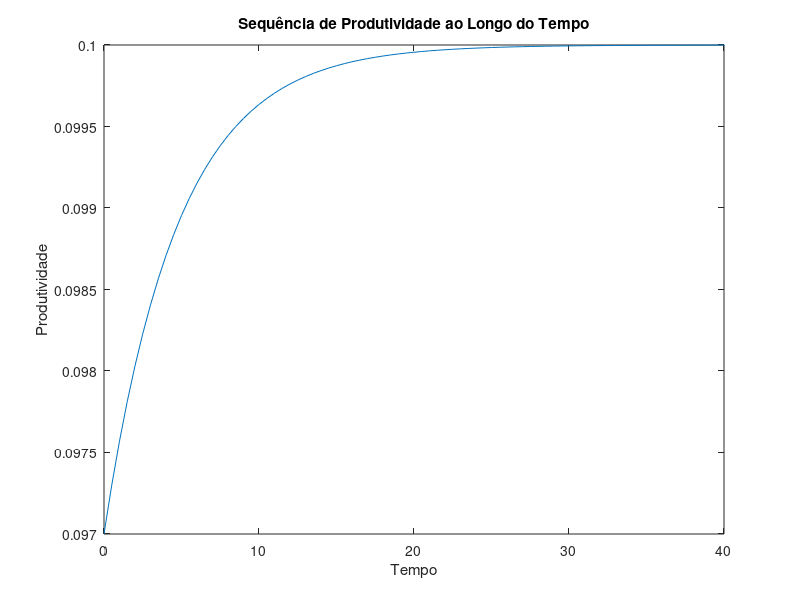

Write MATLAB code to recreate this figure. (Note: this script raises an error after producing the figure.)
% Limpeza do ambiente
clear all; clc; close all;

% Parâmetros do Modelo
ga = 2;              % Coeficiente de aversão ao risco
rho = 0.05;          % Taxa de impaciência intertemporal
d = 0.05;            % Taxa de depreciação do capital
al = 1/3;            % Participação do capital na produção
Aprod = 0.1;         % Nível inicial de produtividade total dos fatores
z1 = 1;              % Estado de produtividade 1
z2 = 2*z1;           % Estado de produtividade 2
z = [z1, z2];        % Vetor de estados de produtividade
la1 = 1/3;           % Probabilidade do estado de produtividade 1
la2 = 1/3;           % Probabilidade do estado de produtividade 2
la = [la1, la2];      % Vetor de probabilidades
z_ave = (z1*la2 + z2*la1)/(la1 + la2);  % Média ponderada dos estados de produtividade
% Adicione as taxas de imposto heterogêneas para cada estado de produtividade
tax_rates = [0.1, 0.2];
tau_z1 = tax_rates(1);
tau_z2 = tax_rates(2);

% Parâmetros Temporais e de Discretização
T = 200;             % Tempo total
N = 400;             % Número de intervalos de tempo
dt = T/N;            % Passo de tempo
time = (0:N-1)*dt;    % Vetor de tempo
max_price_it = 300;   % Número máximo de iterações para encontrar preços de equilíbrio
convergence_criterion = 10^(-5);  % Critério de convergência para a transição dinâmica
relax = 0.1;          % Parâmetro de relaxamento

% Construção da Sequência de Produtividade (Processo de Poisson)
corr = 0.8;          % Correlação entre os estados
nu = 1 - corr;       % Parâmetro relacionado à construção do processo estocástico
Aprod_t = zeros(N,1); % Sequência de produtividade ao longo do tempo
Aprod_t(1) = 0.97*Aprod;
for n = 1:N-1
    Aprod_t(n+1) = dt*nu*(Aprod - Aprod_t(n)) + Aprod_t(n);
end

% Plot da Sequência de Produtividade ao Longo do Tempo
plot(time, Aprod_t)
xlim([0 40])
xlabel('Tempo')
ylabel('Produtividade')
title('Sequência de Produtividade ao Longo do Tempo')

% Parâmetros para a Grade de Capital
I = 1000;            % Número de pontos na grade de acumulação de capital
amin = -0.8;         % Valor mínimo para o capital
amax = 20;           % Valor máximo para o capital
a = linspace(amin, amax, I)'; % Vetor de capital
da = (amax - amin)/(I-1);      % Incremento na grade de capital
aa = [a, a];        % Vetor de capital repetido para cada estado de produtividade
zz = ones(I, 1)*z;   % Vetor de estados de produtividade repetido para cada ponto na grade

% Inicialização de Variáveis para a Iteração da Função Valor
maxit = 100;           % Número máximo de iterações
crit = 10^(-5);        % Critério de convergência para a função valor
Delta = 1000;          % Parâmetro para iteração da função valor
dVf = zeros(I, 2);     % Forward differences da função valor
dVb = zeros(I, 2);     % Backward differences da função valor
c = zeros(I, 2);       % Consumo
Aswitch = [-speye(I)*la(1), speye(I)*la(1); speye(I)*la(2), -speye(I)*la(2)]; % Matriz de transição entre estados de produtividade

% Parâmetros para Encontrar o Equilíbrio Estacionário
Ir = 40;               % Número de iterações para encontrar o equilíbrio estacionário
crit_S = 10^(-5);      % Critério de convergência para a oferta e demanda de capital
rmax = 0.049;          % Taxa de juros máxima
r = 0.04;              % Taxa de juros inicial
w = 0.05;              % Salário inicial

% Inicialização das Condições Iniciais da Função Valor
v0(:, 1) = (w*z(1) + r*a).^(1-ga)/(1-ga)/rho;
v0(:, 2) = (w*z(2) + r*a).^(1-ga)/(1-ga)/rho;

r0 = 0.03;             % Taxa de juros inicial (usado para verificação de convergência)
rmin = 0.01;           % Taxa de juros mínima
rmax = 0.99*rho;       % Taxa de juros máxima (usado para verificação de convergência)


%%%%%%%%%%%%%%%%
% STEADY STATE %
%%%%%%%%%%%%%%%%

% Iteração para encontrar o equilíbrio estacionário
for ir = 1:Ir
    r_r(ir) = r;
    rmin_r(ir) = rmin;
    rmax_r(ir) = rmax;

    % Cálculo do capital demandado e salário
    KD(ir) = (al*Aprod/(r + d))^(1/(1-al))*z_ave;
    w = (1-al)*Aprod*KD(ir).^al*z_ave^(-al);

    % Inicialização da função valor se ir > 1
    if ir > 1
        v0 = V_r(:, :, ir-1);
    end

    v = v0;

    % Iteração da função valor
    for n = 1:maxit
        V = v;
        V_n(:, :, n) = V;

        % Forward difference
        dVf(1:I-1, :) = (V(2:I, :) - V(1:I-1, :))/da;
        dVf(I, :) = (w*z + r*amax).^(-ga);

        % Backward difference
        dVb(2:I, :) = (V(2:I, :) - V(1:I-1, :))/da;
        dVb(1, :) = (w*z + r*amin).^(-ga);



        % % Consumo e poupança com forward difference
        % cf = dVf.^(-1/ga);
        % ssf = w*zz + r*aa - cf;
        % 
        % % Consumo e poupança com backward difference
        % cb = dVb.^(-1/ga);
        % ssb = w*zz + r*aa - cb;
        %
        % % Consumo e derivada da função valor no estado estacionário
        % c0 = w*zz + r*aa;
        % dV0 = c0.^(-ga);
        % 
        % % Escolha do método de diferenças baseado no sinal do drift
        % If = ssf > 0; % Forward difference
        % Ib = ssb < 0; % Backward difference
        % I0 = (1 - If - Ib); % Estado estacionário
        % 
        % % Diferenças baseadas no método upwind
        % dV_Upwind = dVf.*If + dVb.*Ib + dV0.*I0;
        % c = dV_Upwind.^(-1/ga);
        % u = c.^(1-ga)/(1-ga);

        % Consumo e poupança com forward difference (estado de produtividade z1)
        cf_z1 = (1 - tau_z1)*dVf(:,1).^(-1/ga);
        cb_z1 = (1 - tau_z1)*dVb(:,1).^(-1/ga);
    
        ssf_z1 = w*z(1) + r*aa - cf_z1;
        ssb_z1 = w*z(1) + r*aa - cb_z1;

        % Consumo e poupança com backward difference (estado de produtividade z1)
        cf_z2 = (1 - tau_z2)*dVf(:,2).^(-1/ga);
        cb_z2 = (1 - tau_z2)*dVb(:,2).^(-1/ga);
    
        ssf_z2 = w*z(2) + r*aa - cf_z2;
        ssb_z2 = w*z(2) + r*aa - cb_z2;

        % Consumo e derivada da função valor no estado estacionário (estado de produtividade z1)
        c0_z1 = w*z(1) + r*aa;
        dV0_z1 = c0_z1.^(-ga);
        
        % Consumo e derivada da função valor no estado estacionário (estado de produtividade z2)
        c0_z2 = w*z(2) + r*aa;
        dV0_z2 = c0_z2.^(-ga);
    
        % Escolha do método de diferenças baseado no sinal do drift (estado de produtividade z1)
        If_z1 = ssf_z1 > tau_z1; % Forward difference
        Ib_z1 = ssb_z1 < tau_z1; % Backward difference
        I0_z1 = (1 - If_z1 - Ib_z1); % Estado estacionário
    
        % Diferenças baseadas no método upwind (estado de produtividade z1)
        dV_Upwind_z1 = dVf.*If_z1 + dVb.*Ib_z1 + dV0_z1.*I0_z1;
        c_z1 = (dV_Upwind_z1 - tau_z1*w*z(1)).^(-1/ga);
        u_z1 = c_z1.^(1-ga)/(1-ga);
    
        % Escolha do método de diferenças baseado no sinal do drift (estado de produtividade z2)
        If_z2 = ssf_z2 > tau_z2; % Forward difference
        Ib_z2 = ssb_z2 < tau_z2; % Backward difference
        I0_z2 = (1 - If_z2 - Ib_z2); % Estado estacionário
    
        % Diferenças baseadas no método upwind (estado de produtividade z2)
        dV_Upwind_z2 = dVf.*If_z2 + dVb.*Ib_z2 + dV0_z2.*I0_z2;
        c_z2 = (dV_Upwind_z2 - tau_z2*w*z(2)).^(-1/ga);
        u_z2 = c_z2.^(1-ga)/(1-ga);

        % Construção da matriz para z1
        X_z1 = -min(ssb_z1, 0)/da;
        Y_z1 = -max(ssf_z1, 0)/da + min(ssb_z1, 0)/da;
        Z_z1 = max(ssf_z1, 0)/da;
        
        %A1_z1 = spdiags(Y_z1, 0, I, I) + spdiags(X_z1(2:I), -1, I, I) + spdiags([0; Z_z1(1:I-1)], 1, I, I);
        A1_z1 = spdiags([Y_z1, X_z1, Z_z1], [0, -1, 1], I, I);
        
        
        % Construção da matriz para z2
        X_z2 = -min(ssb_z2, 0)/da;
        Y_z2 = -max(ssf_z2, 0)/da + min(ssb_z2, 0)/da;
        Z_z2 = max(ssf_z2, 0)/da;
        
        %A2_z2 = spdiags(Y_z2, 0, I, I) + spdiags(X_z2(2:I), -1, I, I) + spdiags([0; Z_z2(1:I-1)], 1, I, I);
        A2_z2 = spdiags([Y_z2, X_z2, Z_z2], [0, -1, 1], I, I);
        
        % Montagem da matriz A
        A = [A1_z1, sparse(I, I); sparse(I, I), A2_z2] + Aswitch;
        
        % Verificação da matriz de transição
        if max(abs(sum(A, 2))) > 10^(-9)
            disp('Improper Transition Matrix')
            break
        end
        
        % Construção da matriz do sistema
        B = (1/Delta + rho)*speye(2*I) - A;
        
        u_stacked = [u_z1; u_z2];
        V_stacked = [V(:, 1); V(:, 2)];
        
        b = u_stacked + V_stacked/Delta;
        V_stacked = B\b; % Solução do sistema de equações
        
        V = [V_stacked(1:I), V_stacked(I+1:2*I)];
        
        % Verificação da convergência
        Vchange = V - v;
        v = V;
        
        dist(n) = max(max(abs(Vchange)));
        
        if dist(n) < crit
            disp('Função Valor Convergida, Iteração = ')
            disp(n)
            break
        end
    end
    toc;

    % Construção da matriz transposta de A para a equação de Fokker-Planck
    AT = A';
    b = zeros(2*I, 1);

    % Necessário fixar um valor para evitar matriz singular
    i_fix = 1;
    b(i_fix) = 0.1;
    row = [zeros(1, i_fix-1), 1, zeros(1, 2*I-i_fix)];
    AT(i_fix, :) = row;

    % Resolução do sistema linear
    gg = AT\b;
    g_sum = gg'*ones(2*I, 1)*da;
    gg = gg./g_sum;

    g = [gg(1:I), gg(I+1:2*I)];

    % Verificação de algumas propriedades da distribuição
    check1 = g(:, 1)'*ones(I, 1)*da;
    check2 = g(:, 2)'*ones(I, 1)*da;

    g_r(:, :, ir) = g;
    adot(:, :, ir) = w*zz + r*aa - c;
    V_r(:, :, ir) = V;

    KS(ir) = g(:,1)'*a*da + g(:,2)'*a*da;
    S(ir) = KS(ir) - KD(ir);

    % Atualização da taxa de juros
    if S(ir) > crit_S
        disp('Excesso de Oferta')
        rmax = r;
        r = 0.5*(r + rmin);
    elseif S(ir) < -crit_S
        disp('Excesso de Demanda')
        rmin = r;
        r = 0.5*(r + rmax);
    elseif abs(S(ir)) < crit_S
        disp('Equilíbrio Encontrado, Taxa de Juros =')
        disp(r)
        break
    end

end